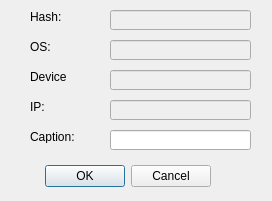
<?xml version="1.0" encoding="UTF-8"?>
<ui version="4.0">
 <class>ClientInfoDialog</class>
 <widget class="QDialog" name="ClientInfoDialog">
  <property name="geometry">
   <rect>
    <x>0</x>
    <y>0</y>
    <width>272</width>
    <height>201</height>
   </rect>
  </property>
  <property name="windowTitle">
   <string>Client Info</string>
  </property>
  <widget class="QDialogButtonBox" name="buttonBox">
   <property name="geometry">
    <rect>
     <x>-130</x>
     <y>160</y>
     <width>341</width>
     <height>32</height>
    </rect>
   </property>
   <property name="orientation">
    <enum>Qt::Horizontal</enum>
   </property>
   <property name="standardButtons">
    <set>QDialogButtonBox::Cancel|QDialogButtonBox::Ok</set>
   </property>
  </widget>
  <widget class="QLabel" name="label">
   <property name="geometry">
    <rect>
     <x>30</x>
     <y>10</y>
     <width>46</width>
     <height>13</height>
    </rect>
   </property>
   <property name="text">
    <string>Hash:</string>
   </property>
  </widget>
  <widget class="QLabel" name="label_2">
   <property name="geometry">
    <rect>
     <x>30</x>
     <y>40</y>
     <width>46</width>
     <height>13</height>
    </rect>
   </property>
   <property name="text">
    <string>OS:</string>
   </property>
  </widget>
  <widget class="QLabel" name="label_3">
   <property name="geometry">
    <rect>
     <x>30</x>
     <y>70</y>
     <width>46</width>
     <height>13</height>
    </rect>
   </property>
   <property name="text">
    <string>Device</string>
   </property>
  </widget>
  <widget class="QLabel" name="label_4">
   <property name="geometry">
    <rect>
     <x>30</x>
     <y>100</y>
     <width>46</width>
     <height>13</height>
    </rect>
   </property>
   <property name="text">
    <string>IP:</string>
   </property>
  </widget>
  <widget class="QLabel" name="label_5">
   <property name="geometry">
    <rect>
     <x>30</x>
     <y>130</y>
     <width>46</width>
     <height>13</height>
    </rect>
   </property>
   <property name="text">
    <string>Caption:</string>
   </property>
  </widget>
  <widget class="QLineEdit" name="fieldHash">
   <property name="enabled">
    <bool>false</bool>
   </property>
   <property name="geometry">
    <rect>
     <x>110</x>
     <y>10</y>
     <width>141</width>
     <height>20</height>
    </rect>
   </property>
  </widget>
  <widget class="QLineEdit" name="fieldOS">
   <property name="enabled">
    <bool>false</bool>
   </property>
   <property name="geometry">
    <rect>
     <x>110</x>
     <y>40</y>
     <width>141</width>
     <height>20</height>
    </rect>
   </property>
  </widget>
  <widget class="QLineEdit" name="fieldDevice">
   <property name="enabled">
    <bool>false</bool>
   </property>
   <property name="geometry">
    <rect>
     <x>110</x>
     <y>70</y>
     <width>141</width>
     <height>20</height>
    </rect>
   </property>
  </widget>
  <widget class="QLineEdit" name="fieldIp">
   <property name="enabled">
    <bool>false</bool>
   </property>
   <property name="geometry">
    <rect>
     <x>110</x>
     <y>100</y>
     <width>141</width>
     <height>20</height>
    </rect>
   </property>
  </widget>
  <widget class="QLineEdit" name="fieldCaption">
   <property name="geometry">
    <rect>
     <x>110</x>
     <y>130</y>
     <width>141</width>
     <height>20</height>
    </rect>
   </property>
  </widget>
 </widget>
 <resources/>
 <connections>
  <connection>
   <sender>buttonBox</sender>
   <signal>accepted()</signal>
   <receiver>ClientInfoDialog</receiver>
   <slot>accept()</slot>
   <hints>
    <hint type="sourcelabel">
     <x>248</x>
     <y>254</y>
    </hint>
    <hint type="destinationlabel">
     <x>157</x>
     <y>274</y>
    </hint>
   </hints>
  </connection>
  <connection>
   <sender>buttonBox</sender>
   <signal>rejected()</signal>
   <receiver>ClientInfoDialog</receiver>
   <slot>reject()</slot>
   <hints>
    <hint type="sourcelabel">
     <x>316</x>
     <y>260</y>
    </hint>
    <hint type="destinationlabel">
     <x>286</x>
     <y>274</y>
    </hint>
   </hints>
  </connection>
 </connections>
</ui>
